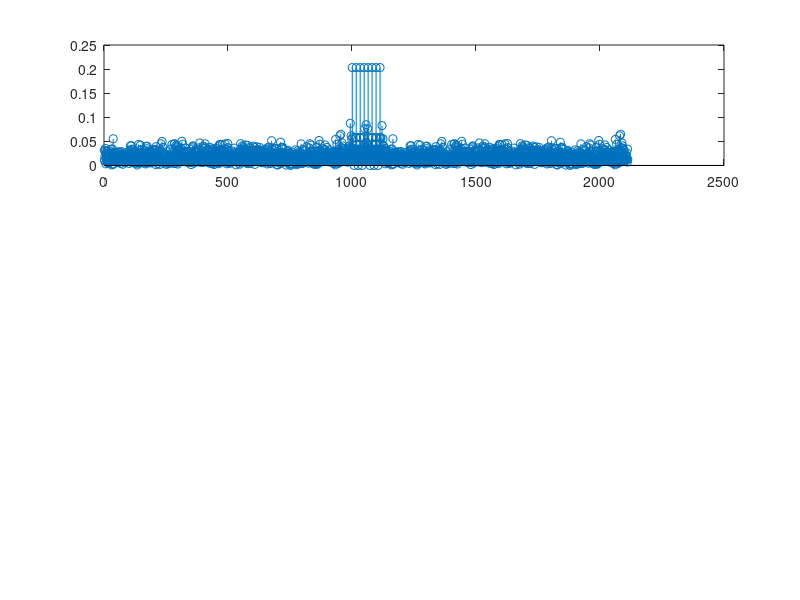

Write MATLAB code to recreate this figure. (Note: this script raises an error after producing the figure.)
clear variables
close all

%% figure settings
fontsize_axis = 20;
fontsize_ticks = 18;
fontsize_legend = 15;
fontsize_title = 20;
fontsize_linewidth = 3;
fontsize_marker = 15;

%%OFDM symbols
SIG_def=sqrt(13/6).*[0, 0, 1+j, 0, 0, 0, -1-j, 0, 0, 0, 1+j, 0,...
                     0, 0,-1-j, 0, 0, 0, -1-j, 0, 0, 0, 1+j, 0, 0, 0, 0, 0,...
                     0, 0,-1-j, 0, 0, 0, -1-j, 0, 0, 0, 1+j, 0,...
                     0, 0, 1+j, 0, 0, 0,  1+j, 0, 0, 0, 1+j, 0, 0];

%Input for IFFT
SIG_IFFT = [SIG_def(27), SIG_def(28:end),zeros(1,11),SIG_def(1:26)];
SIG_OUTPUT_IFFT=ifft(SIG_IFFT); % After IFFT

if 1
    CFO = 1e6 %kHz
    Ts = 1/20e6 %sample period
    t = 0:Ts:length(SIG_OUTPUT_IFFT)*Ts-Ts;
    SIG_OUTPUT_IFFT = SIG_OUTPUT_IFFT.*exp(1j*2*pi*CFO*t);
    save_string = "sync_CFO"
    title_string = sprintf("CFO = %d kHz : ", CFO/1e3)
else
    title_string = ""
    save_string = "sync"
end


%Rx signal [rnd_noise, SIG, SIG, rnd_noise]
rnd_noise = 0.05*randn(1,1000);
preamble = [SIG_OUTPUT_IFFT, SIG_OUTPUT_IFFT];
RX_SIG = [rnd_noise, preamble, rnd_noise];

%% CFO

%% Korelace s lokální replikou
replica = preamble(1:16);
corel = zeros(1,length(RX_SIG)- length(replica));
for i = 1:length(RX_SIG)- length(replica)
    corel(i) = dot(RX_SIG(i:i+15) ,replica);
end

%% Local replica Figure:
figure('Name','local_Replica','units','normalized','outerposition',[0 0 0.5 0.8]);
subplot(3,1,1)
stem(abs(corel))
title( title_string + "Local Replica synchronization","FontSize",fontsize_title)
xlabel("N samples","FontSize",fontsize_axis)
ylabel("R(N)","FontSize",fontsize_axis)
grid on
grid minor

%% Schmidl and Cox
corel = zeros(1,length(RX_SIG)- 16);
for i = 1:length(RX_SIG)- 2*16
    corel(i) = dot(RX_SIG(i:i+15) ,RX_SIG(i+16: i+16 + 15));
end

%% SCHMIDL and COX Figure:
subplot(3,2,3)
stem(abs(corel))
title( title_string + "Schmidl and Cox synchronization","FontSize",fontsize_title)
xlabel("N samples","FontSize",fontsize_axis)
ylabel("R(N)","FontSize",fontsize_axis)
grid on
grid minor

subplot(3,2,4)
stem(abs(corel))
title( title_string + "Schmidl and Cox Zoom","FontSize",fontsize_title)
xlabel("N samples","FontSize",fontsize_axis)
ylabel("R(N)","FontSize",fontsize_axis)
xlim([950,1150])
grid on
grid minor

%% WANG
corel_A = zeros(1,length(RX_SIG)- 16);
corel_B = zeros(1,length(RX_SIG)- 16);
for i = 1:length(RX_SIG)- 3*16
    corel_A(i) = dot(RX_SIG(i:i+15) ,RX_SIG(i+16: i+16 + 15));
    corel_B(i) = dot(RX_SIG(i:i+15) ,RX_SIG(i+2*16: i+2*16 + 15));
end

subplot(3,2,5)
stem(abs(corel_A), 'r')
hold on
stem(abs(corel_B), 'b')
stem(abs(corel_A)-abs(corel_B), 'g')
title( title_string + "WANG synchronization","FontSize",fontsize_title)
xlabel("N samples","FontSize",fontsize_axis)
ylabel("R(N)","FontSize",fontsize_axis)
legend(["Corel A", "Corel B", "A - B"])
grid on
grid minor

subplot(3,2,6)
stem(abs(corel_A), 'r')
hold on
stem(abs(corel_B), 'b')
stem(abs(corel_A) - abs(corel_B), 'g')
title( title_string + "WANG Zoom","FontSize",fontsize_title)
xlabel("N samples","FontSize",fontsize_axis)
ylabel("R(N)","FontSize",fontsize_axis)
xlim([950,1150])
legend(["Corel A", "Corel B", "A - B"])
grid on
grid minor
saveas(gcf,save_string,"epsc")

